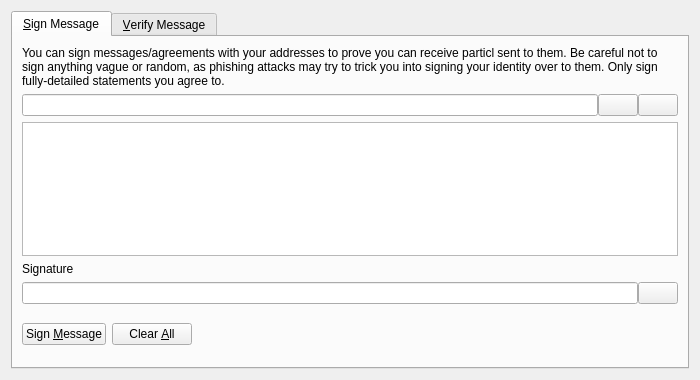
<?xml version="1.0" encoding="UTF-8"?>
<ui version="4.0">
 <class>SignVerifyMessageDialog</class>
 <widget class="QDialog" name="SignVerifyMessageDialog">
  <property name="geometry">
   <rect>
    <x>0</x>
    <y>0</y>
    <width>700</width>
    <height>380</height>
   </rect>
  </property>
  <property name="windowTitle">
   <string>Signatures - Sign / Verify a Message</string>
  </property>
  <property name="modal">
   <bool>true</bool>
  </property>
  <layout class="QVBoxLayout" name="verticalLayout">
   <item>
    <widget class="QTabWidget" name="tabWidget">
     <property name="currentIndex">
      <number>0</number>
     </property>
     <widget class="QWidget" name="tabSignMessage">
      <attribute name="title">
       <string>&amp;Sign Message</string>
      </attribute>
      <layout class="QVBoxLayout" name="verticalLayout_SM">
       <item>
        <widget class="QLabel" name="infoLabel_SM">
         <property name="text">
          <string>You can sign messages/agreements with your addresses to prove you can receive particl sent to them. Be careful not to sign anything vague or random, as phishing attacks may try to trick you into signing your identity over to them. Only sign fully-detailed statements you agree to.</string>
         </property>
         <property name="textFormat">
          <enum>Qt::PlainText</enum>
         </property>
         <property name="wordWrap">
          <bool>true</bool>
         </property>
        </widget>
       </item>
       <item>
        <layout class="QHBoxLayout" name="horizontalLayout_1_SM">
         <property name="spacing">
          <number>0</number>
         </property>
         <item>
          <widget class="QValidatedLineEdit" name="addressIn_SM">
           <property name="toolTip">
            <string>The Vpub address to sign the message with</string>
           </property>
          </widget>
         </item>
         <item>
          <widget class="QPushButton" name="addressBookButton_SM">
           <property name="toolTip">
            <string>Choose previously used address</string>
           </property>
           <property name="text">
            <string/>
           </property>
           <property name="icon">
            <iconset resource="../bitcoin.qrc">
             <normaloff>:/icons/address-book</normaloff>:/icons/address-book</iconset>
           </property>
           <property name="shortcut">
            <string>Alt+A</string>
           </property>
           <property name="autoDefault">
            <bool>false</bool>
           </property>
          </widget>
         </item>
         <item>
          <widget class="QPushButton" name="pasteButton_SM">
           <property name="toolTip">
            <string>Paste address from clipboard</string>
           </property>
           <property name="text">
            <string/>
           </property>
           <property name="icon">
            <iconset resource="../bitcoin.qrc">
             <normaloff>:/icons/editpaste</normaloff>:/icons/editpaste</iconset>
           </property>
           <property name="shortcut">
            <string>Alt+P</string>
           </property>
           <property name="autoDefault">
            <bool>false</bool>
           </property>
          </widget>
         </item>
        </layout>
       </item>
       <item>
        <widget class="QPlainTextEdit" name="messageIn_SM">
         <property name="toolTip">
          <string>Enter the message you want to sign here</string>
         </property>
        </widget>
       </item>
       <item>
        <widget class="QLabel" name="signatureLabel_SM">
         <property name="text">
          <string>Signature</string>
         </property>
         <property name="textFormat">
          <enum>Qt::PlainText</enum>
         </property>
        </widget>
       </item>
       <item>
        <layout class="QHBoxLayout" name="horizontalLayout_2_SM">
         <property name="spacing">
          <number>0</number>
         </property>
         <item>
          <widget class="QLineEdit" name="signatureOut_SM">
           <property name="font">
            <font>
             <italic>true</italic>
            </font>
           </property>
           <property name="readOnly">
            <bool>true</bool>
           </property>
          </widget>
         </item>
         <item>
          <widget class="QPushButton" name="copySignatureButton_SM">
           <property name="toolTip">
            <string>Copy the current signature to the system clipboard</string>
           </property>
           <property name="text">
            <string/>
           </property>
           <property name="icon">
            <iconset resource="../bitcoin.qrc">
             <normaloff>:/icons/editcopy</normaloff>:/icons/editcopy</iconset>
           </property>
           <property name="autoDefault">
            <bool>false</bool>
           </property>
          </widget>
         </item>
        </layout>
       </item>
       <item>
        <layout class="QHBoxLayout" name="horizontalLayout_3_SM">
         <item>
          <widget class="QPushButton" name="signMessageButton_SM">
           <property name="toolTip">
            <string>Sign the message to prove you own this Vpub address</string>
           </property>
           <property name="text">
            <string>Sign &amp;Message</string>
           </property>
           <property name="icon">
            <iconset resource="../bitcoin.qrc">
             <normaloff>:/icons/edit</normaloff>:/icons/edit</iconset>
           </property>
           <property name="autoDefault">
            <bool>false</bool>
           </property>
          </widget>
         </item>
         <item>
          <widget class="QPushButton" name="clearButton_SM">
           <property name="toolTip">
            <string>Reset all sign message fields</string>
           </property>
           <property name="text">
            <string>Clear &amp;All</string>
           </property>
           <property name="icon">
            <iconset resource="../bitcoin.qrc">
             <normaloff>:/icons/remove</normaloff>:/icons/remove</iconset>
           </property>
           <property name="autoDefault">
            <bool>false</bool>
           </property>
          </widget>
         </item>
         <item>
          <spacer name="horizontalSpacer_1_SM">
           <property name="orientation">
            <enum>Qt::Horizontal</enum>
           </property>
           <property name="sizeHint" stdset="0">
            <size>
             <width>40</width>
             <height>48</height>
            </size>
           </property>
          </spacer>
         </item>
         <item>
          <widget class="QLabel" name="statusLabel_SM">
           <property name="font">
            <font>
             <weight>75</weight>
             <bold>true</bold>
            </font>
           </property>
           <property name="text">
            <string/>
           </property>
           <property name="wordWrap">
            <bool>true</bool>
           </property>
          </widget>
         </item>
         <item>
          <spacer name="horizontalSpacer_2_SM">
           <property name="orientation">
            <enum>Qt::Horizontal</enum>
           </property>
           <property name="sizeHint" stdset="0">
            <size>
             <width>40</width>
             <height>48</height>
            </size>
           </property>
          </spacer>
         </item>
        </layout>
       </item>
      </layout>
     </widget>
     <widget class="QWidget" name="tabVerifyMessage">
      <attribute name="title">
       <string>&amp;Verify Message</string>
      </attribute>
      <layout class="QVBoxLayout" name="verticalLayout_VM">
       <item>
        <widget class="QLabel" name="infoLabel_VM">
         <property name="text">
          <string>Enter the receiver's address, message (ensure you copy line breaks, spaces, tabs, etc. exactly) and signature below to verify the message. Be careful not to read more into the signature than what is in the signed message itself, to avoid being tricked by a man-in-the-middle attack. Note that this only proves the signing party receives with the address, it cannot prove sendership of any transaction!</string>
         </property>
         <property name="textFormat">
          <enum>Qt::PlainText</enum>
         </property>
         <property name="alignment">
          <set>Qt::AlignLeading|Qt::AlignLeft|Qt::AlignTop</set>
         </property>
         <property name="wordWrap">
          <bool>true</bool>
         </property>
        </widget>
       </item>
       <item>
        <layout class="QHBoxLayout" name="horizontalLayout_1_VM">
         <property name="spacing">
          <number>0</number>
         </property>
         <item>
          <widget class="QValidatedLineEdit" name="addressIn_VM">
           <property name="toolTip">
            <string>The Vpub address the message was signed with</string>
           </property>
          </widget>
         </item>
         <item>
          <widget class="QPushButton" name="addressBookButton_VM">
           <property name="toolTip">
            <string>Choose previously used address</string>
           </property>
           <property name="text">
            <string/>
           </property>
           <property name="icon">
            <iconset resource="../bitcoin.qrc">
             <normaloff>:/icons/address-book</normaloff>:/icons/address-book</iconset>
           </property>
           <property name="shortcut">
            <string>Alt+A</string>
           </property>
           <property name="autoDefault">
            <bool>false</bool>
           </property>
          </widget>
         </item>
        </layout>
       </item>
       <item>
        <widget class="QPlainTextEdit" name="messageIn_VM"/>
       </item>
       <item>
        <widget class="QValidatedLineEdit" name="signatureIn_VM"/>
       </item>
       <item>
        <layout class="QHBoxLayout" name="horizontalLayout_2_VM">
         <item>
          <widget class="QPushButton" name="verifyMessageButton_VM">
           <property name="toolTip">
            <string>Verify the message to ensure it was signed with the specified Vpub address</string>
           </property>
           <property name="text">
            <string>Verify &amp;Message</string>
           </property>
           <property name="icon">
            <iconset resource="../bitcoin.qrc">
             <normaloff>:/icons/transaction_0</normaloff>:/icons/transaction_0</iconset>
           </property>
           <property name="autoDefault">
            <bool>false</bool>
           </property>
          </widget>
         </item>
         <item>
          <widget class="QPushButton" name="clearButton_VM">
           <property name="toolTip">
            <string>Reset all verify message fields</string>
           </property>
           <property name="text">
            <string>Clear &amp;All</string>
           </property>
           <property name="icon">
            <iconset resource="../bitcoin.qrc">
             <normaloff>:/icons/remove</normaloff>:/icons/remove</iconset>
           </property>
           <property name="autoDefault">
            <bool>false</bool>
           </property>
          </widget>
         </item>
         <item>
          <spacer name="horizontalSpacer_1_VM">
           <property name="orientation">
            <enum>Qt::Horizontal</enum>
           </property>
           <property name="sizeHint" stdset="0">
            <size>
             <width>40</width>
             <height>48</height>
            </size>
           </property>
          </spacer>
         </item>
         <item>
          <widget class="QLabel" name="statusLabel_VM">
           <property name="font">
            <font>
             <weight>75</weight>
             <bold>true</bold>
            </font>
           </property>
           <property name="text">
            <string/>
           </property>
           <property name="wordWrap">
            <bool>true</bool>
           </property>
          </widget>
         </item>
         <item>
          <spacer name="horizontalSpacer_2_VM">
           <property name="orientation">
            <enum>Qt::Horizontal</enum>
           </property>
           <property name="sizeHint" stdset="0">
            <size>
             <width>40</width>
             <height>48</height>
            </size>
           </property>
          </spacer>
         </item>
        </layout>
       </item>
      </layout>
     </widget>
    </widget>
   </item>
  </layout>
 </widget>
 <customwidgets>
  <customwidget>
   <class>QValidatedLineEdit</class>
   <extends>QLineEdit</extends>
   <header>qt/qvalidatedlineedit.h</header>
  </customwidget>
 </customwidgets>
 <resources>
  <include location="../bitcoin.qrc"/>
 </resources>
 <connections/>
</ui>
